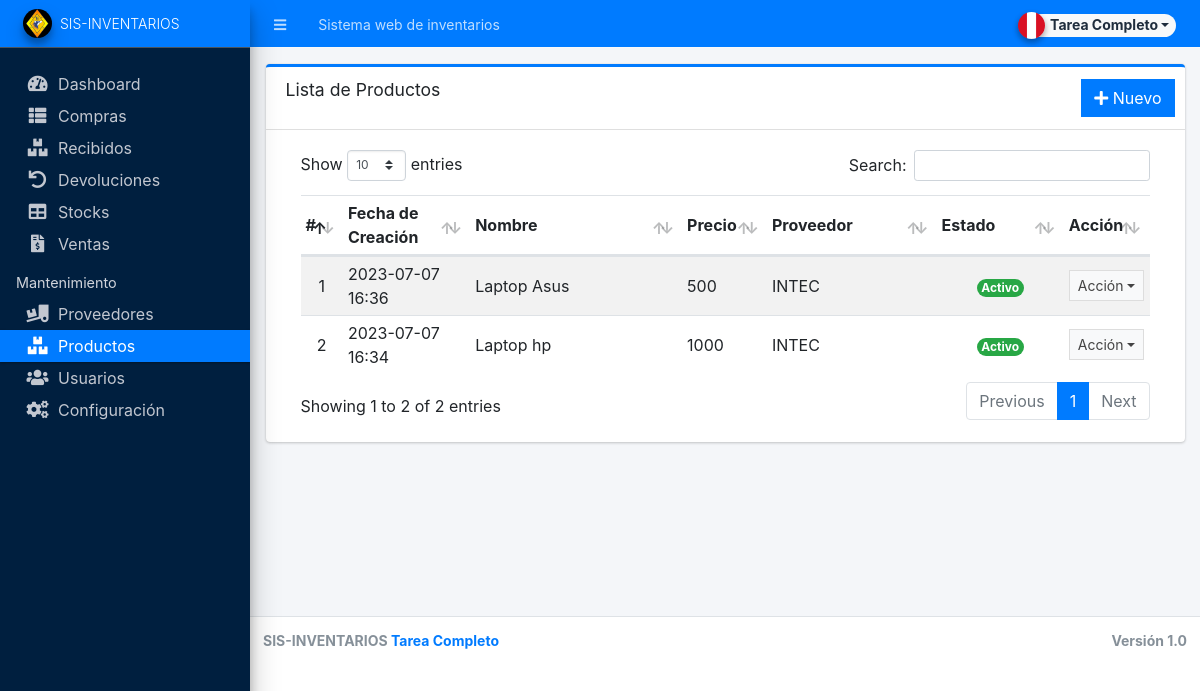
Screenshot of /admin/?page=maintenance/item (signed in) with the database file from the repository.
### tables this page shows
CREATE TABLE `item_list` (
  `id` int(30) NOT NULL,
  `name` text NOT NULL,
  `description` text NOT NULL,
  `supplier_id` int(30) NOT NULL,
  `cost` float NOT NULL DEFAULT 0,
  `status` tinyint(1) NOT NULL DEFAULT 1,
  `date_created` datetime NOT NULL DEFAULT current_timestamp(),
  `date_updated` datetime NOT NULL DEFAULT current_timestamp() ON UPDATE current_timestamp()
);

CREATE TABLE `supplier_list` (
  `id` int(30) NOT NULL,
  `name` text NOT NULL,
  `address` text NOT NULL,
  `cperson` text NOT NULL,
  `contact` text NOT NULL,
  `status` tinyint(1) NOT NULL DEFAULT 1,
  `date_created` datetime NOT NULL DEFAULT current_timestamp(),
  `date_updated` datetime NOT NULL DEFAULT current_timestamp() ON UPDATE current_timestamp()
);

### admin/maintenance/item.php (the view, shortened to what this page needs)
<div class="card card-outline card-primary">
	<div class="card-header">
		<h3 class="card-title">Lista de Productos</h3>
		<div class="card-tools">
			<a href="javascript:void(0)" id="create_new" class="btn btn-flat btn-primary"><span class="fas fa-plus"></span> Nuevo</a>
		</div>
	</div>
	<div class="card-body">
		<div class="container-fluid">
			<div class="container-fluid">
				<table class="table table-hovered table-striped">
					<colgroup>
						<col width="5%">
						<col width="15%">
						<col width="25%">
						<col width="10%">
						<col width="20%">
						<col width="15%">
						<col width="20%">
					</colgroup>
					<thead>
						<tr>
							<th>#</th>
							<th>Fecha de Creación</th>
							<th>Nombre</th>
							<th>Precio</th>
							<th>Proveedor</th>
							<th>Estado</th>
							<th>Acción</th>
						</tr>
					</thead>
					<tbody>
						<?php
						$i = 1;
						$qry = $conn->query("SELECT i.*,s.name as supplier from `item_list` i inner join supplier_list s on i.supplier_id = s.id order by i.name asc,s.name asc ");
						while ($row = $qry->fetch_assoc()) :
						?>
							<tr>
								<td class="text-center"><?php echo $i++; ?></td>
								<td><?php echo date("Y-m-d H:i", strtotime($row['date_created'])) ?></td>
								<td><?php echo $row['name'] ?></td>
								<td><?php echo $row['cost'] ?></td>
								<td><?php echo $row['supplier'] ?></td>
								<td class="text-center">
									<?php if ($row['status'] == 1) : ?>
										<span class="badge badge-success rounded-pill">Activo</span>
									<?php else : ?>
										<span class="badge badge-danger rounded-pill">Inactivo</span>
									<?php endif; ?>
								</td>
								<td align="center">
									<button type="button" class="btn btn-flat btn-default btn-sm dropdown-toggle dropdown-icon" data-toggle="dropdown">
										Acción
									</button>
								</td>
							</tr>
						<?php endwhile; ?>
					</tbody>
				</table>
			</div>
		</div>
	</div>
</div>

### rows the page displays
item_list: date_created "2023-07-07 16:36", name "Laptop Asus", cost "500", supplier.name "INTEC", status "Activo"
item_list: date_created "2023-07-07 16:34", name "Laptop hp", cost "1000", supplier.name "INTEC", status "Activo"

### other values shown
$_settings->info('name') "Sistema web de inventarios"
$_settings->info('short_name') "SIS-INVENTARIOS"
